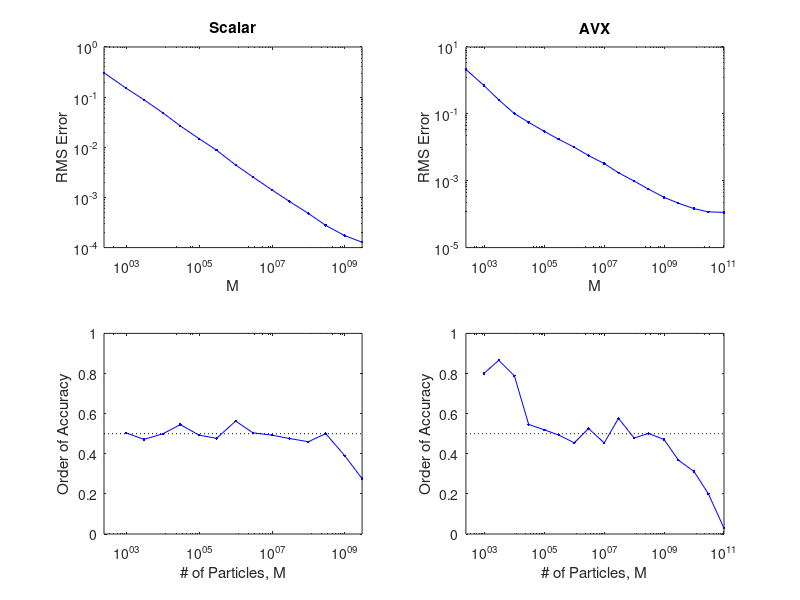

The MATLAB script that drew this image:
clear;

data = load('OVS_RW_M_scalar.dat','-ascii');

M  = data(:,1);
rms = data(:,2);

subplot(2,2,1);
h2 = loglog(M,rms,'b.-');
xlabel('M');
ylabel('RMS Error');
xlim([min(M) max(M)]);
set(gca,'XTick',[1000 100000 10000000 1000000000 100000000000]);
title('Scalar');

subplot(2,2,3);
p = (log(rms(1:end-1)) - log(rms(2:end)))./(log(M(2:end)) - log(M(1:end-1)));
h4 = semilogx(M(2:end),p,'b.-');
xlabel('# of Particles, M');
ylabel('Order of Accuracy');
xlim([min(M) max(M)]);
set(gca,'XTick',[1000 100000 10000000 1000000000 100000000000]);
ylim([0 1]);
line([min(M) max(M)],[0.5 0.5],'Color','black','LineStyle',':');


data = load('OVS_RW_M_AVX.dat','-ascii');

M  = data(:,1);
rms = data(:,2);

subplot(2,2,2);
h2 = loglog(M,rms,'b.-');
xlabel('M');
ylabel('RMS Error');
xlim([min(M) 100000000000]);
ylim([1e-5 1e1]);
set(gca,'XTick',[1000 100000 10000000 1000000000 100000000000]);
set(gca,'YTick',[1e-5 1e-3 1e-1 1e1]);
title('AVX');

subplot(2,2,4);
p = (log(rms(1:end-1)) - log(rms(2:end)))./(log(M(2:end)) - log(M(1:end-1)));
h4 = semilogx(M(2:end),p,'b.-');
xlabel('# of Particles, M');
ylabel('Order of Accuracy');
xlim([min(M) 100000000000]);
set(gca,'XTick',[1000 100000 10000000 1000000000 100000000000]);
ylim([0 1]);
line([min(M) max(M)],[0.5 0.5],'Color','black','LineStyle',':');
